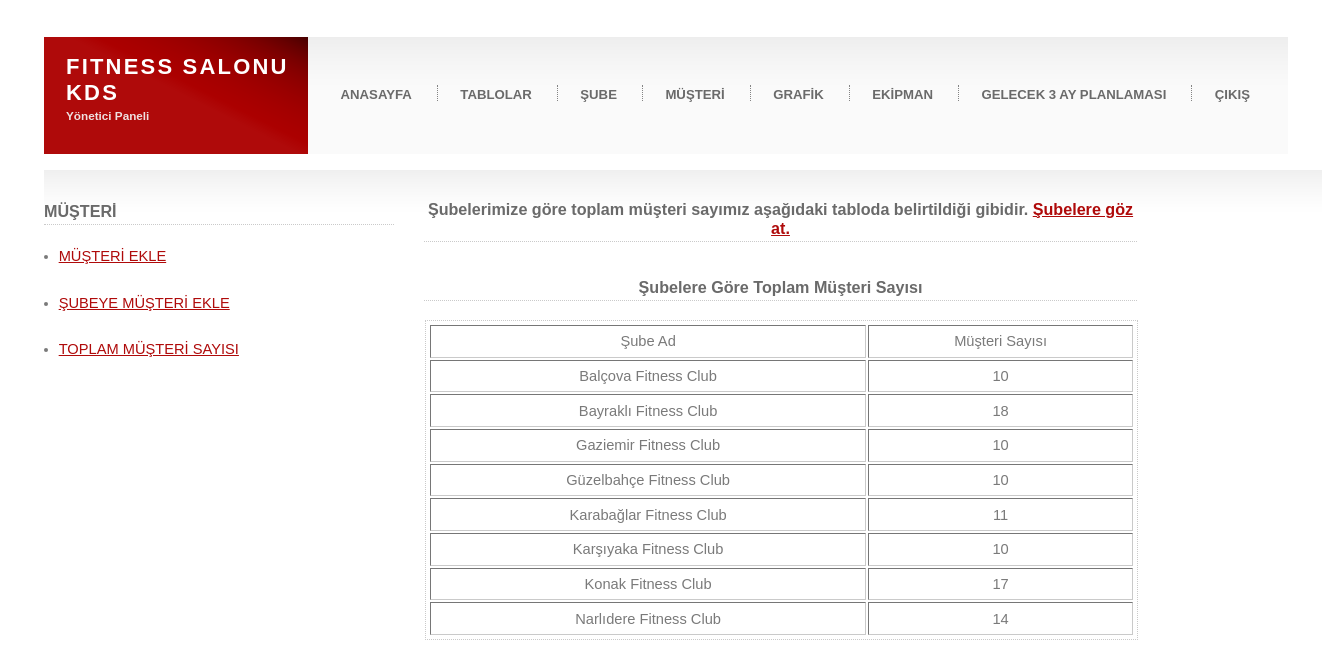
The app's page /fitness_kds/top_mus_say.php with its own data.
### tables this page shows
CREATE TABLE IF NOT EXISTS `sube` (
  `ilce_id` int(11) NOT NULL,
  `sube_id` int(11) NOT NULL,
  `sube_ad` varchar(255) NOT NULL,
  PRIMARY KEY (`sube_id`),
  KEY `ilce_id` (`ilce_id`)
);

### fitness_kds/top_mus_say.php (the view, shortened to what this page needs)
<?php
$db = new PDO("mysql:host=localhost; dbname=fitness_sube_kds; charset=utf8", 'root' , '');
?>
<!DOCTYPE html >
<html lang="turkish">
<head>
    <link href="default.css" rel="stylesheet" type="text/css" />
</head>
<body>
    <div id="outer">
        <div id="header">
            <h1><a href="#">FITNESS SALONU KDS</a></h1>
            <h2>Yönetici Paneli</h2>
        </div>
        <div id="menu">
            <ul>
                <li class="first"><a href="index.php">ANASAYFA</a></li>
                <li><a href="tablolar.php">TABLOLAR</a></li>
                <li><a href="sube.php">ŞUBE</a></li>
                <li><a href="musteri.php">MÜŞTERİ</a></li>
                <li><a href="grafik.php">GRAFİK</a></li>
                <li><a href="ekipman.php">EKİPMAN</a></li>
                <li><a href="gelecek.php">GELECEK 3 AY PLANLAMASI</a></li>
                <li><a href="giris.php">ÇIKIŞ</a></li>
            </ul>
        </div></br>
        <?php
        $sorgu=$db->prepare('SELECT * FROM t_musteri_sayisi');
        $sorgu->execute();
        $t_musteri_sayisi=$sorgu-> fetchAll(PDO::FETCH_OBJ);
        ?>
        <div id="content">
                <div id="secondContent" style="width:350px"></br></br>
                    <h3>MÜŞTERİ</h3>
                    <ul>
                        <li><a href="musteriekle.php">MÜŞTERİ EKLE</a></li></br>
                        <li><a href="musterisubeekle.php">ŞUBEYE MÜŞTERİ EKLE</a></li></br>
                        <li><a href="top_mus_say.php">TOPLAM MÜŞTERİ SAYISI</a></li></br>
                    </ul>
                </div>
                <div id="firstContent" style="width:713px">
                        <h3>Şubelerimize göre toplam müşteri sayımız aşağıdaki tabloda belirtildiği gibidir.
                        <a href="sube.php">Şubelere göz at.</a></h3></br>
                    <h3>Şubelere Göre Toplam Müşteri Sayısı</h3>
                    <table table border="5" cellpadding="2">
                    <tr>
                    <td>Şube Ad</td>
                    <td>Müşteri Sayısı</td>
                    </tr>
                    <?php
                    foreach($t_musteri_sayisi as $tms){?>
                        <tr>
                        <td><?= $tms->sube_ad ?></td>
                        <td><?= $tms->musteri_sayisi ?></td>
                        </tr>
                    <?php } ?>
                    </table>
                </div>
        </div>
    </div>
</body>
</html>

### fitness_kds/default.css (style rules this page uses)
* { margin: 0em; padding: 0em; }
h1, h2, h3, h4, h5, h6 { color: #6a6a6a; }
body { font-family: "Trebuchet MS", sans-serif; color: #7a7a7a; font-size: 11pt; }
a { color: #AF0A0A; text-decoration: underline; }
#outer { margin: 2.5em 3.0em 1.5em 3.0em; }
#header { padding: 0em 1.5em 0em 1.5em; height: 8em; width: 15em; float: left; position: relative; background: #AF0A0A url('images/a1.gif') top right no-repeat; }
#header h1 { position: absolute; bottom: 2.2em; font-size: 1.5em; letter-spacing: 0.1em; }
#header h1 a { color: #fff; text-decoration: none; }
#header h2 { position: absolute; bottom: 2.7em; color: #EFE0E0; font-size: 0.8em; }
#menu { height: 8em; background: #fafafa url('images/a2.gif') top left repeat-x; margin-left: 18em; position: relative; }
#menu ul { list-style: none; position: absolute; top: 3.3em; margin-left: 1.5em; }
#menu li { display: inline; border-left: dotted 1px #848484; padding-left: 0.8em; }
#menu li.first { border-left: 0px; padding-left: 0em; }
#menu li a { text-decoration: none; color: #6a6a6a; font-weight: bold; padding: 0.8em; margin-right: 0.8em; font-size: 0.9em; }
#content { background: #fff url('images/a3.gif') top left repeat-x; display: flex; height: 300px; width: 1278px; }
#content h3 { font-size: 1.1em; }
#content h2, h3, h4, h5, h6 { padding-bottom: 0.2em; margin-bottom: 1.2em; border-bottom: dotted 1px #cacaca; }
#content ul { margin-bottom: 1.5em; padding-left: 1em; line-height: 1.6em; }
#content table { border: dotted 1px #cacaca; width: 713px; height: 100px; margin: 1px; padding: 2px; }
#content table td { padding: 0.5em; }
#firstContent { width: 100px; height: 100px; margin: 10px; padding: 20px; text-align: center; }

### records on screen
sube: sube_ad "Balçova Fitness Club", musteri_sayisi "10"
sube: sube_ad "Bayraklı Fitness Club", musteri_sayisi "18"
sube: sube_ad "Gaziemir Fitness Club", musteri_sayisi "10"
sube: sube_ad "Güzelbahçe Fitness Club", musteri_sayisi "10"
sube: sube_ad "Karabağlar Fitness Club", musteri_sayisi "11"
sube: sube_ad "Karşıyaka Fitness Club", musteri_sayisi "10"
sube: sube_ad "Konak Fitness Club", musteri_sayisi "17"
sube: sube_ad "Narlıdere Fitness Club", musteri_sayisi "14"
